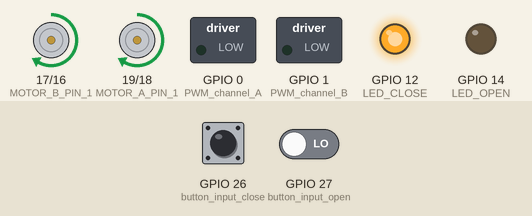
Recording of a sketch running on a simulated ESP32. Shown: motor-driver pin pairs drawn as motors (green arrow = first pin HIGH = forward, orange = second pin HIGH = backward, longer = more drive, scaled by the enable pin), switched loads named in the sketch (green lamp = pin HIGH), output pins drawn as LEDs (lit = HIGH). The inputs (shaded band) are chosen by the test bench; at power-on: GPIO 26 (button_input_close) HIGH, GPIO 27 (button_input_open) LOW.

Above: at 1.2 s.
1.3 s: GPIO 26 (button_input_close) pulled LOW for 0.15 s
At 1.37 s:
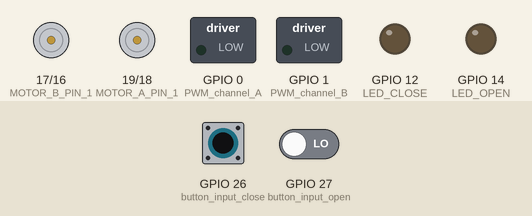
2.9 s: GPIO 26 (button_input_close) pulled LOW for 3.2 s
At 6.4 s:
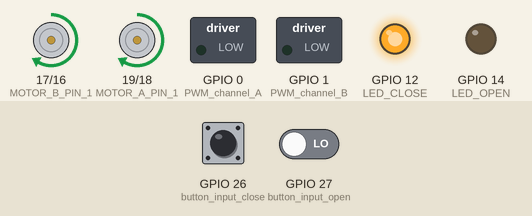
7.6 s: GPIO 26 (button_input_close) driven LOW and GPIO 27 (button_input_open) driven HIGH
At 8.8 s:
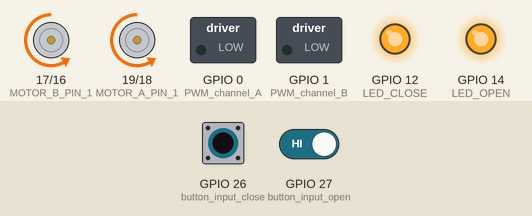
9.1 s: GPIO 27 (button_input_open) driven LOW
At 9.9 s:
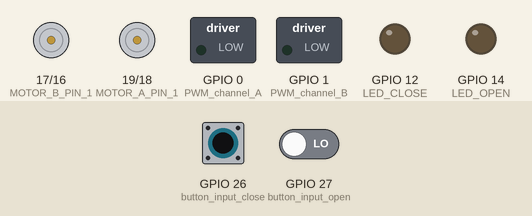
10.6 s: GPIO 27 (button_input_open) driven HIGH
At 11.1 s:
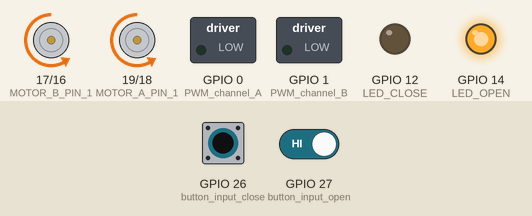
12.1 s: GPIO 26 (button_input_close) driven HIGH and GPIO 27 (button_input_open) driven LOW
At 13.4 s:
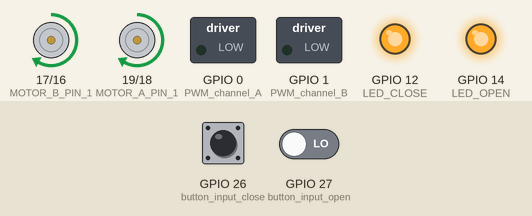
Timing chart, 0 to 14.6 s (numbered marks = the images above; inputs shaded):
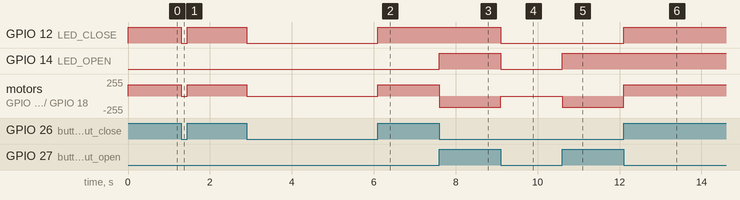

Measured:
- after the input at 1.3 s, GPIO 12 (LED_CLOSE): HIGH → LOW at once, → HIGH 0.15 s later; motor on GPIO 17 (MOTOR_B_PIN_1) / GPIO 16 (MOTOR_B_PIN_2), motor on GPIO 19 (MOTOR_A_PIN_1) / GPIO 18 (MOTOR_A_PIN_2): forward 169/255 → stopped at once, → forward 169/255 0.15 s later
- after the input at 2.9 s, GPIO 12 (LED_CLOSE): HIGH → LOW at once, → HIGH 3.2 s later; motor on GPIO 17 (MOTOR_B_PIN_1) / GPIO 16 (MOTOR_B_PIN_2), motor on GPIO 19 (MOTOR_A_PIN_1) / GPIO 18 (MOTOR_A_PIN_2): forward 169/255 → stopped at once, → forward 169/255 3.2 s later
- after the input at 7.6 s, GPIO 14 (LED_OPEN): LOW → HIGH at once; motor on GPIO 17 (MOTOR_B_PIN_1) / GPIO 16 (MOTOR_B_PIN_2), motor on GPIO 19 (MOTOR_A_PIN_1) / GPIO 18 (MOTOR_A_PIN_2): forward 169/255 → backward 169/255 at once
- after the input at 9.1 s, GPIO 12 (LED_CLOSE), GPIO 14 (LED_OPEN): HIGH → LOW at once; motor on GPIO 17 (MOTOR_B_PIN_1) / GPIO 16 (MOTOR_B_PIN_2), motor on GPIO 19 (MOTOR_A_PIN_1) / GPIO 18 (MOTOR_A_PIN_2): backward 169/255 → stopped at once
- after the input at 10.6 s, GPIO 14 (LED_OPEN): LOW → HIGH at once; motor on GPIO 17 (MOTOR_B_PIN_1) / GPIO 16 (MOTOR_B_PIN_2), motor on GPIO 19 (MOTOR_A_PIN_1) / GPIO 18 (MOTOR_A_PIN_2): stopped → backward 169/255 at once
- after the input at 12.1 s, GPIO 12 (LED_CLOSE): LOW → HIGH at once; motor on GPIO 17 (MOTOR_B_PIN_1) / GPIO 16 (MOTOR_B_PIN_2), motor on GPIO 19 (MOTOR_A_PIN_1) / GPIO 18 (MOTOR_A_PIN_2): backward 169/255 → forward 169/255 at once

The sketch:

button_simple_function_src.ino
```cpp
#define LED_OPEN 14
#define LED_CLOSE 12
#define button_input_open 27
#define button_input_close 26
#define MOTOR_A_PIN_1 19
#define MOTOR_A_PIN_2 18
#define MOTOR_B_PIN_1 17
#define MOTOR_B_PIN_2 16
#define enable_motor_A 23
#define enable_motor_B 22

const int freq = 10000;
const int PWM_channel_A = 0;
const int PWM_channel_B = 1;
const int resolution = 8;

void control_open()
{
  digitalWrite(LED_OPEN, HIGH);
  digitalWrite(MOTOR_A_PIN_1, LOW);
  digitalWrite(MOTOR_A_PIN_2, HIGH);
  digitalWrite(MOTOR_B_PIN_1, LOW);
  digitalWrite(MOTOR_B_PIN_2, HIGH);
}

void control_close()
{
  digitalWrite(LED_CLOSE, HIGH);
  digitalWrite(MOTOR_A_PIN_1, HIGH);
  digitalWrite(MOTOR_A_PIN_2, LOW);
  digitalWrite(MOTOR_B_PIN_1, HIGH);
  digitalWrite(MOTOR_B_PIN_2, LOW);
}

void control_release()
{
  digitalWrite(LED_OPEN, LOW);
  digitalWrite(LED_CLOSE, LOW);
  digitalWrite(MOTOR_A_PIN_1, LOW);
  digitalWrite(MOTOR_A_PIN_2, LOW);
  digitalWrite(MOTOR_B_PIN_1, LOW);
  digitalWrite(MOTOR_B_PIN_2, LOW);
}

void setup() {
  // put your setup code here, to run once:
  pinMode(button_input_open, INPUT);
  pinMode(button_input_close, INPUT);

  pinMode(LED_OPEN, OUTPUT);

  pinMode(LED_CLOSE, OUTPUT);

  pinMode(MOTOR_A_PIN_1, OUTPUT);
  pinMode(MOTOR_A_PIN_2, OUTPUT);
  pinMode(MOTOR_B_PIN_1, OUTPUT);
  pinMode(MOTOR_B_PIN_2, OUTPUT);

  pinMode(PWM_channel_A, OUTPUT);
  pinMode(PWM_channel_B, OUTPUT);
  control_release();

  ledcSetup(PWM_channel_A, freq, resolution);
  ledcAttachPin(enable_motor_A, PWM_channel_A);

  ledcSetup(PWM_channel_B, freq, resolution);
  ledcAttachPin(enable_motor_B, PWM_channel_B);

  ledcWrite(PWM_channel_A, 170);
  ledcWrite(PWM_channel_B, 170);
}

void loop() {
  // put your main code here, to run repeatedly:
  static unsigned char button_open_pressed = LOW,
                       button_close_pressed = LOW;
  if (button_open_pressed == HIGH && button_close_pressed == LOW)
  {
    control_open();
  }
  else if (button_open_pressed == LOW && button_close_pressed == HIGH)
  {
    control_close();
  }
  else if (button_open_pressed == LOW && button_close_pressed == LOW)
  {
    control_release();
  }
  button_open_pressed = digitalRead(button_input_open);
  button_close_pressed = digitalRead(button_input_close);
}
```
